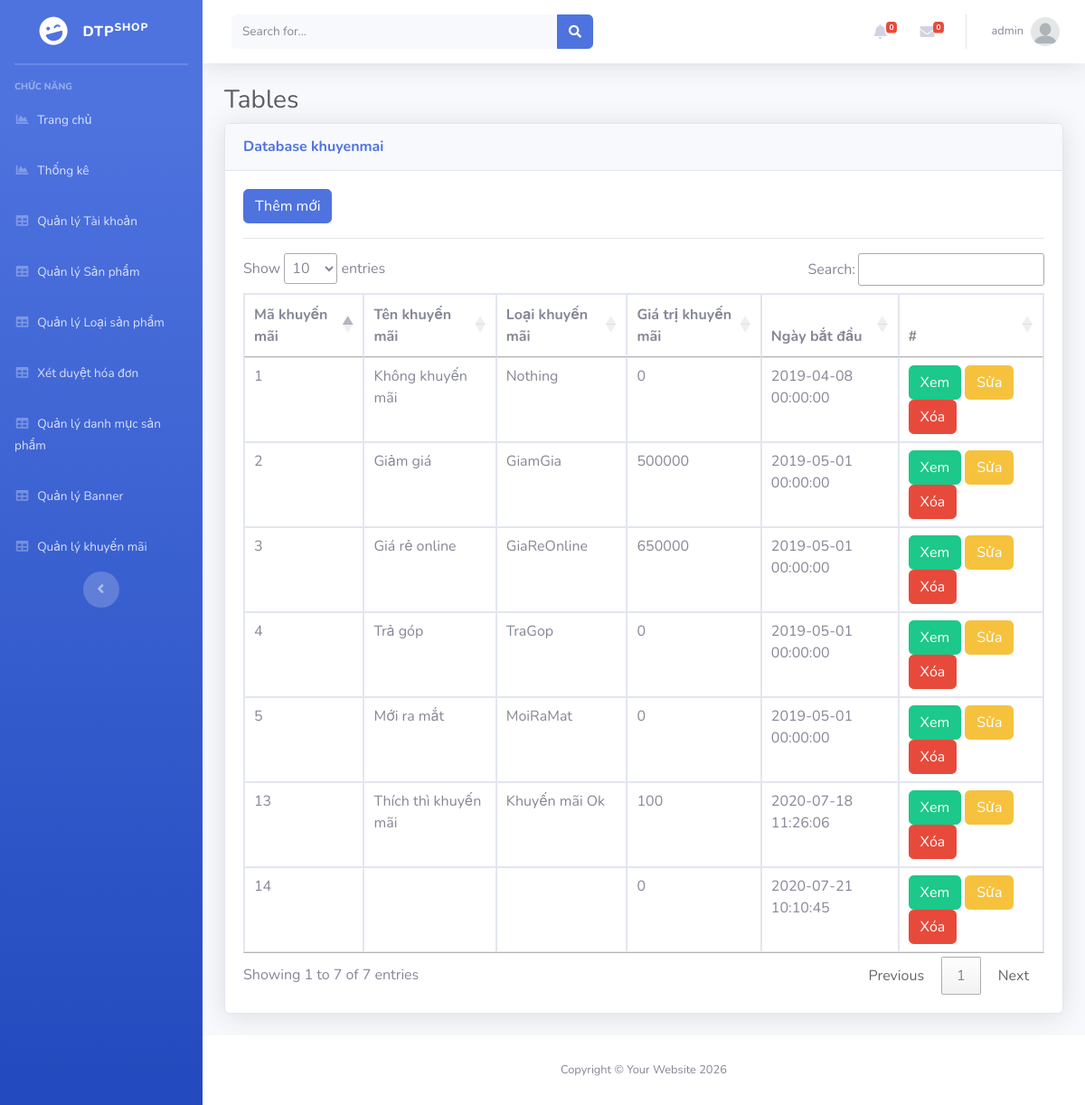
The app's page /Admin/index.php?mod=khuyenmai (signed in) with its own data.
### tables this page shows
CREATE TABLE `khuyenmai` (
  `MaKM` int(11) NOT NULL,
  `TenKM` varchar(100) NOT NULL,
  `LoaiKM` varchar(20) NOT NULL,
  `GiaTriKM` float(11,0) NOT NULL,
  `NgayBD` datetime NOT NULL,
  `TrangThai` int(11) NOT NULL
);

### Admin/MVC/controllers/KhuyenmaiController.php (called while the page is built, shortened)
<?php
class KhuyenmaiController
{
	var $khuyenmai_model;
	function __construct()
	{
		$this->khuyenmai_model = new khuyenmai();
	}
	public function list()
	{
		$data = $this->khuyenmai_model->All();
		require_once("MVC/Views/Admin/index.php");
	}
}

### Admin/MVC/Models/connection.php (called while the page is built, shortened)
<?php
    class Connection{
        function __construct()
        {
            $severname ="localhost";
            $username ="root";
            $password ="";
            $db_name ="shopphone";
            $this->conn = new mysqli($severname,$username,$password,$db_name);
        }
    }
?>

### Admin/MVC/Models/model.php (called while the page is built, shortened)
<?php
require_once("connection.php");
class Model
{
    var $table;
    var $contens;
    function __construct()
    {
        $conn_obj = new Connection();
        $this->conn = $conn_obj->conn;
    }
    function All()
    {
        $query = "select * from $this->table ORDER BY $this->contens DESC ";
        require("result.php");
        return $data;
    }
}

### Admin/MVC/Models/result.php (called while the page is built)
<?php
$result = $this->conn->query($query);
$data = array();
while ($row = $result->fetch_assoc()) {
    $data[] = $row;
}
?>

### Admin/MVC/Views/khuyenmai/list.php (the view, shortened to what this page needs)
<?php if (isset($_SESSION['isLogin_Admin']) && $_SESSION['isLogin_Admin'] == true) { ?>
<a href="?mod=khuyenmai&act=add" type="button" class="btn btn-primary">Thêm mới</a>
<?php } ?>
<hr>
<table class="table table-bordered" id="dataTable" width="100%" cellspacing="0">
  <thead>
    <tr>
      <th scope="col">Mã khuyến mãi</th>
      <th scope="col">Tên khuyến mãi</th>
      <th scope="col">Loại khuyến mãi</th>
      <th scope="col">Giá trị khuyến mãi</th>
      <th scope="col">Ngày bắt đầu</th>
      <th>#</th>
    </tr>
  </thead>
  <tbody>
    <?php foreach ($data as $row) { ?>
      <tr>
        <td><?= $row['MaKM'] ?></td>
        <td><?= $row['TenKM'] ?></td>
        <td><?= $row['LoaiKM'] ?></td>
        <td><?= $row['GiaTriKM'] ?></td>
        <td><?= $row['NgayBD'] ?></td>
        <td>
          <a href="?mod=khuyenmai&act=detail&id=<?= $row['MaKM'] ?>" class="btn btn-success">Xem</a>
          <?php if (isset($_SESSION['isLogin_Admin']) && $_SESSION['isLogin_Admin'] == true) { ?>
          <a href="?mod=khuyenmai&act=edit&id=<?= $row['MaKM'] ?>" class="btn btn-warning">Sửa</a>
          <a href="?mod=khuyenmai&act=delete&id=<?= $row['MaKM'] ?>" onclick="return confirm('Bạn có thật sự muốn xóa ?');" type="button" class="btn btn-danger">Xóa</a>
          <?php }?>
        </td>
      </tr>
    <?php } ?>
</table>

### records on screen
khuyenmai: MaKM "14", GiaTriKM "0", NgayBD "2020-07-21 10:10:45"
khuyenmai: MaKM "13", TenKM "Thích thì khuyến mãi", LoaiKM "Khuyến mãi Ok", GiaTriKM "100", NgayBD "2020-07-18 11:26:06"
khuyenmai: MaKM "5", TenKM "Mới ra mắt", LoaiKM "MoiRaMat", GiaTriKM "0", NgayBD "2019-05-01 00:00:00"
khuyenmai: MaKM "4", TenKM "Trả góp", LoaiKM "TraGop", GiaTriKM "0", NgayBD "2019-05-01 00:00:00"
khuyenmai: MaKM "3", TenKM "Giá rẻ online", LoaiKM "GiaReOnline", GiaTriKM "650000", NgayBD "2019-05-01 00:00:00"
khuyenmai: MaKM "2", TenKM "Giảm giá", LoaiKM "GiamGia", GiaTriKM "500000", NgayBD "2019-05-01 00:00:00"
khuyenmai: MaKM "1", TenKM "Không khuyến mãi", LoaiKM "Nothing", GiaTriKM "0", NgayBD "2019-04-08 00:00:00"

### other values on screen
$_SESSION['login']['TaiKhoan'] "admin"
$mod "khuyenmai"
